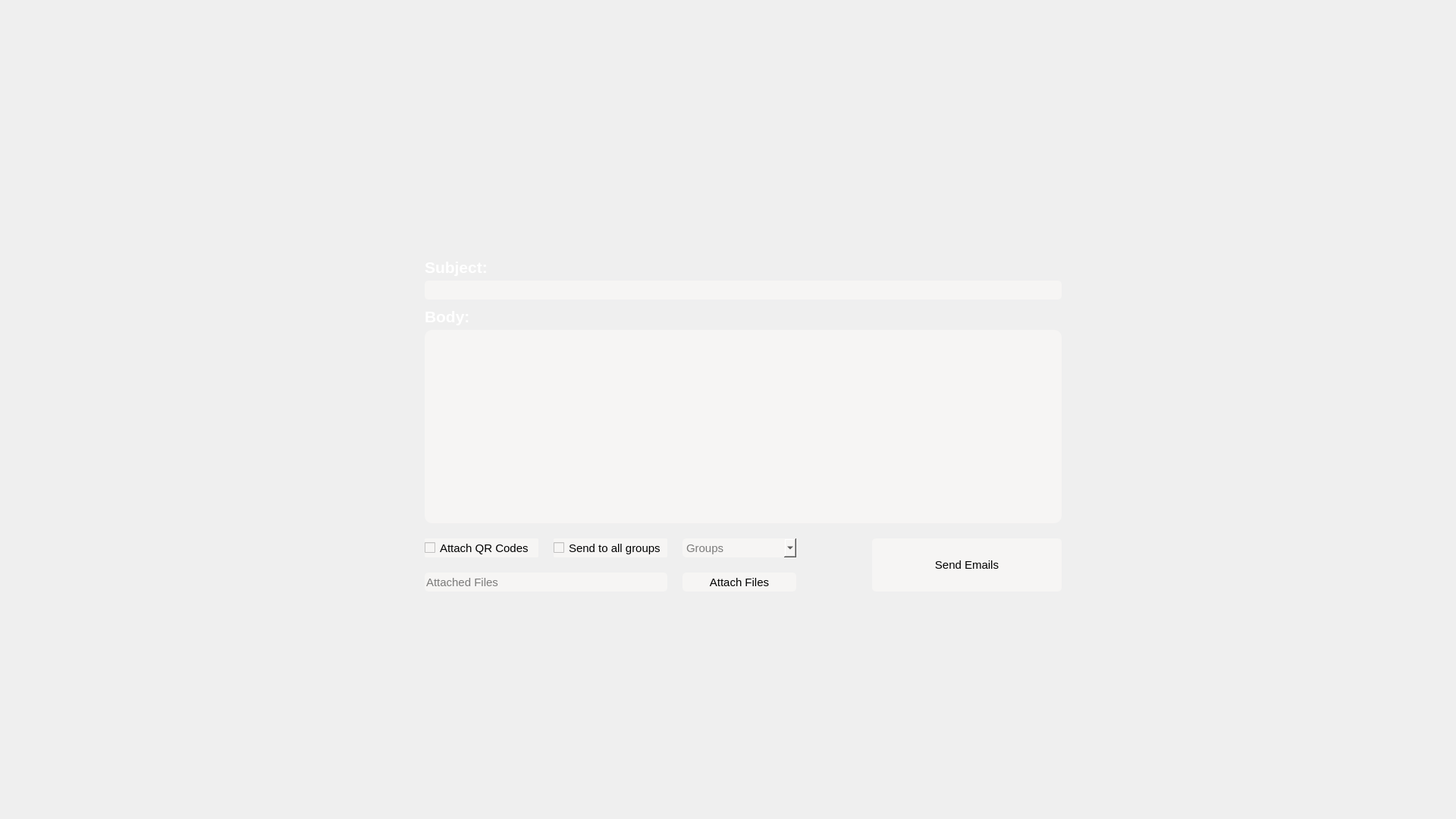
<?xml version="1.0" encoding="UTF-8"?>
<ui version="4.0">
 <class>EmailToolDialog</class>
 <widget class="QWidget" name="EmailToolDialog">
  <property name="geometry">
   <rect>
    <x>0</x>
    <y>0</y>
    <width>1920</width>
    <height>1080</height>
   </rect>
  </property>
  <property name="palette">
   <palette>
    <active/>
    <inactive/>
    <disabled/>
   </palette>
  </property>
  <property name="windowTitle">
   <string>Form</string>
  </property>
  <widget class="QLabel" name="background">
   <property name="geometry">
    <rect>
     <x>0</x>
     <y>0</y>
     <width>1920</width>
     <height>1080</height>
    </rect>
   </property>
   <property name="font">
    <font>
     <family>Arial</family>
    </font>
   </property>
   <property name="text">
    <string/>
   </property>
  </widget>
  <widget class="QLineEdit" name="subjec_text">
   <property name="geometry">
    <rect>
     <x>560</x>
     <y>370</y>
     <width>840</width>
     <height>25</height>
    </rect>
   </property>
   <property name="font">
    <font>
     <family>Arial</family>
     <pointsize>11</pointsize>
    </font>
   </property>
   <property name="styleSheet">
    <string notr="true">background-color: rgb(246, 245, 244);
color: black;
border-radius: 5px;</string>
   </property>
  </widget>
  <widget class="QTextEdit" name="body_text">
   <property name="geometry">
    <rect>
     <x>560</x>
     <y>435</y>
     <width>840</width>
     <height>255</height>
    </rect>
   </property>
   <property name="font">
    <font>
     <family>Arial</family>
     <pointsize>11</pointsize>
    </font>
   </property>
   <property name="styleSheet">
    <string notr="true">background-color: rgb(246, 245, 244);
color: black;
border-radius: 10px;</string>
   </property>
  </widget>
  <widget class="QLabel" name="body_label">
   <property name="geometry">
    <rect>
     <x>560</x>
     <y>405</y>
     <width>241</width>
     <height>25</height>
    </rect>
   </property>
   <property name="font">
    <font>
     <family>Arial</family>
     <pointsize>16</pointsize>
     <bold>true</bold>
    </font>
   </property>
   <property name="styleSheet">
    <string notr="true">color: white;
</string>
   </property>
   <property name="text">
    <string>Body:</string>
   </property>
  </widget>
  <widget class="QLabel" name="subject_label">
   <property name="geometry">
    <rect>
     <x>560</x>
     <y>340</y>
     <width>311</width>
     <height>25</height>
    </rect>
   </property>
   <property name="font">
    <font>
     <family>Arial</family>
     <pointsize>16</pointsize>
     <bold>true</bold>
    </font>
   </property>
   <property name="styleSheet">
    <string notr="true">color: white;
</string>
   </property>
   <property name="text">
    <string>Subject:</string>
   </property>
  </widget>
  <widget class="QCheckBox" name="send_to_all_groups_check">
   <property name="geometry">
    <rect>
     <x>730</x>
     <y>710</y>
     <width>150</width>
     <height>25</height>
    </rect>
   </property>
   <property name="font">
    <font>
     <family>Arial</family>
     <pointsize>11</pointsize>
    </font>
   </property>
   <property name="styleSheet">
    <string notr="true">background-color: rgb(246, 245, 244);
color: black;
border-radius: 2px;</string>
   </property>
   <property name="text">
    <string>Send to all groups</string>
   </property>
  </widget>
  <widget class="QCheckBox" name="attach_qr_check">
   <property name="geometry">
    <rect>
     <x>560</x>
     <y>710</y>
     <width>150</width>
     <height>25</height>
    </rect>
   </property>
   <property name="font">
    <font>
     <family>Arial</family>
     <pointsize>11</pointsize>
    </font>
   </property>
   <property name="styleSheet">
    <string notr="true">background-color: rgb(246, 245, 244);
color: black;
border-radius: 2px;</string>
   </property>
   <property name="text">
    <string>Attach QR Codes</string>
   </property>
  </widget>
  <widget class="QComboBox" name="groups_combo">
   <property name="geometry">
    <rect>
     <x>900</x>
     <y>710</y>
     <width>150</width>
     <height>25</height>
    </rect>
   </property>
   <property name="font">
    <font>
     <pointsize>11</pointsize>
    </font>
   </property>
   <property name="styleSheet">
    <string notr="true">background-color: rgb(246, 245, 244);
color: black;
border-radius: 5px;</string>
   </property>
   <property name="placeholderText">
    <string>Groups</string>
   </property>
  </widget>
  <widget class="QPushButton" name="attach_files_button">
   <property name="geometry">
    <rect>
     <x>900</x>
     <y>755</y>
     <width>150</width>
     <height>25</height>
    </rect>
   </property>
   <property name="font">
    <font>
     <family>Arial</family>
     <pointsize>11</pointsize>
    </font>
   </property>
   <property name="styleSheet">
    <string notr="true">background-color: rgb(246, 245, 244);
color: black;
border-radius: 5px;</string>
   </property>
   <property name="text">
    <string>Attach Files</string>
   </property>
  </widget>
  <widget class="QPushButton" name="send_emails_button">
   <property name="geometry">
    <rect>
     <x>1150</x>
     <y>710</y>
     <width>250</width>
     <height>70</height>
    </rect>
   </property>
   <property name="font">
    <font>
     <family>Arial</family>
     <pointsize>11</pointsize>
    </font>
   </property>
   <property name="styleSheet">
    <string notr="true">background-color: rgb(246, 245, 244);
color: black;
border-radius: 5px;</string>
   </property>
   <property name="text">
    <string>Send Emails</string>
   </property>
   <property name="flat">
    <bool>false</bool>
   </property>
  </widget>
  <widget class="QLineEdit" name="attached_files_line">
   <property name="geometry">
    <rect>
     <x>560</x>
     <y>755</y>
     <width>320</width>
     <height>25</height>
    </rect>
   </property>
   <property name="font">
    <font>
     <pointsize>11</pointsize>
    </font>
   </property>
   <property name="styleSheet">
    <string notr="true">background-color: rgb(246, 245, 244);
color: black;
border-radius: 5px;</string>
   </property>
   <property name="placeholderText">
    <string>Attached Files</string>
   </property>
  </widget>
 </widget>
 <resources/>
 <connections/>
</ui>
